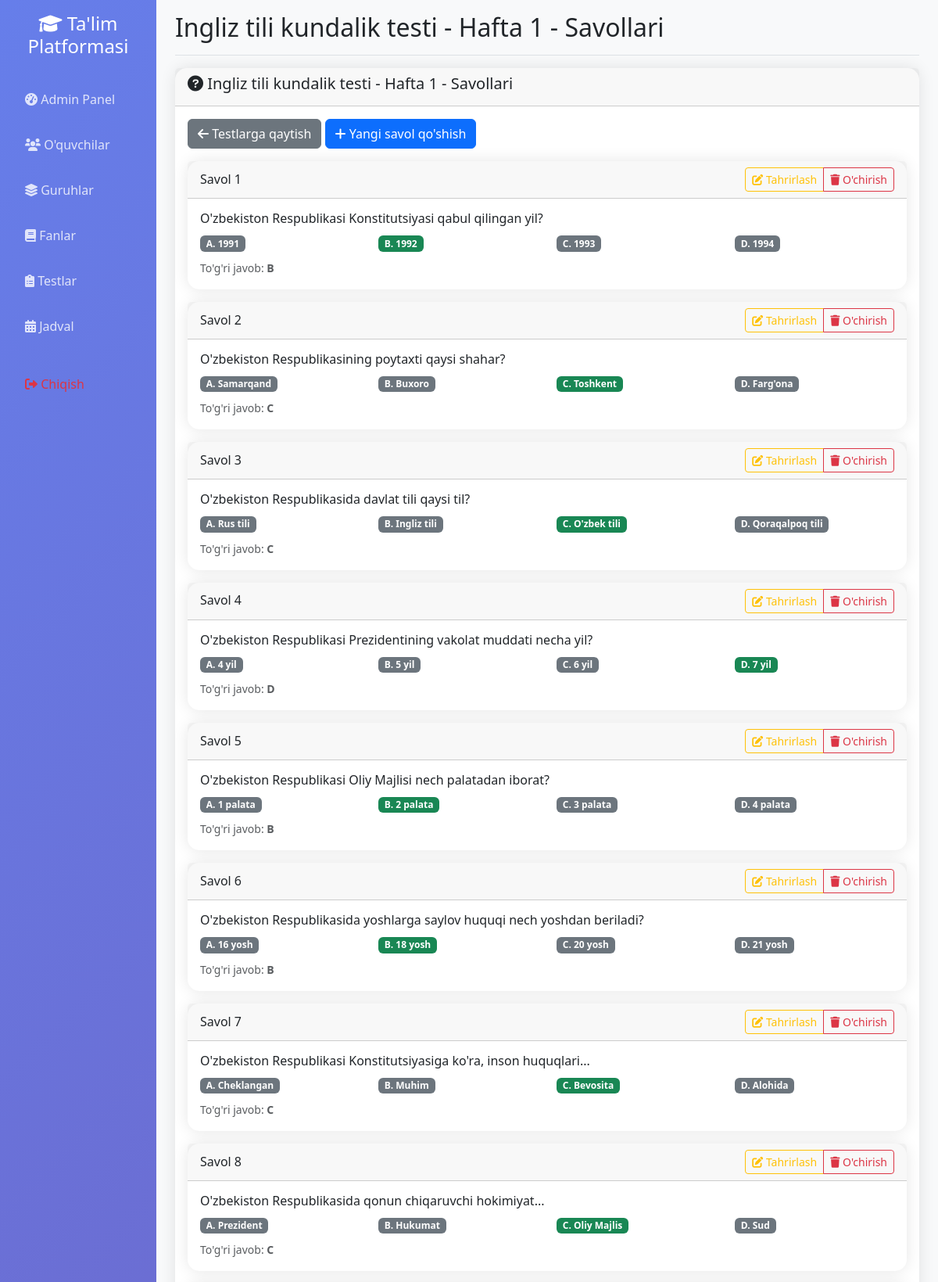
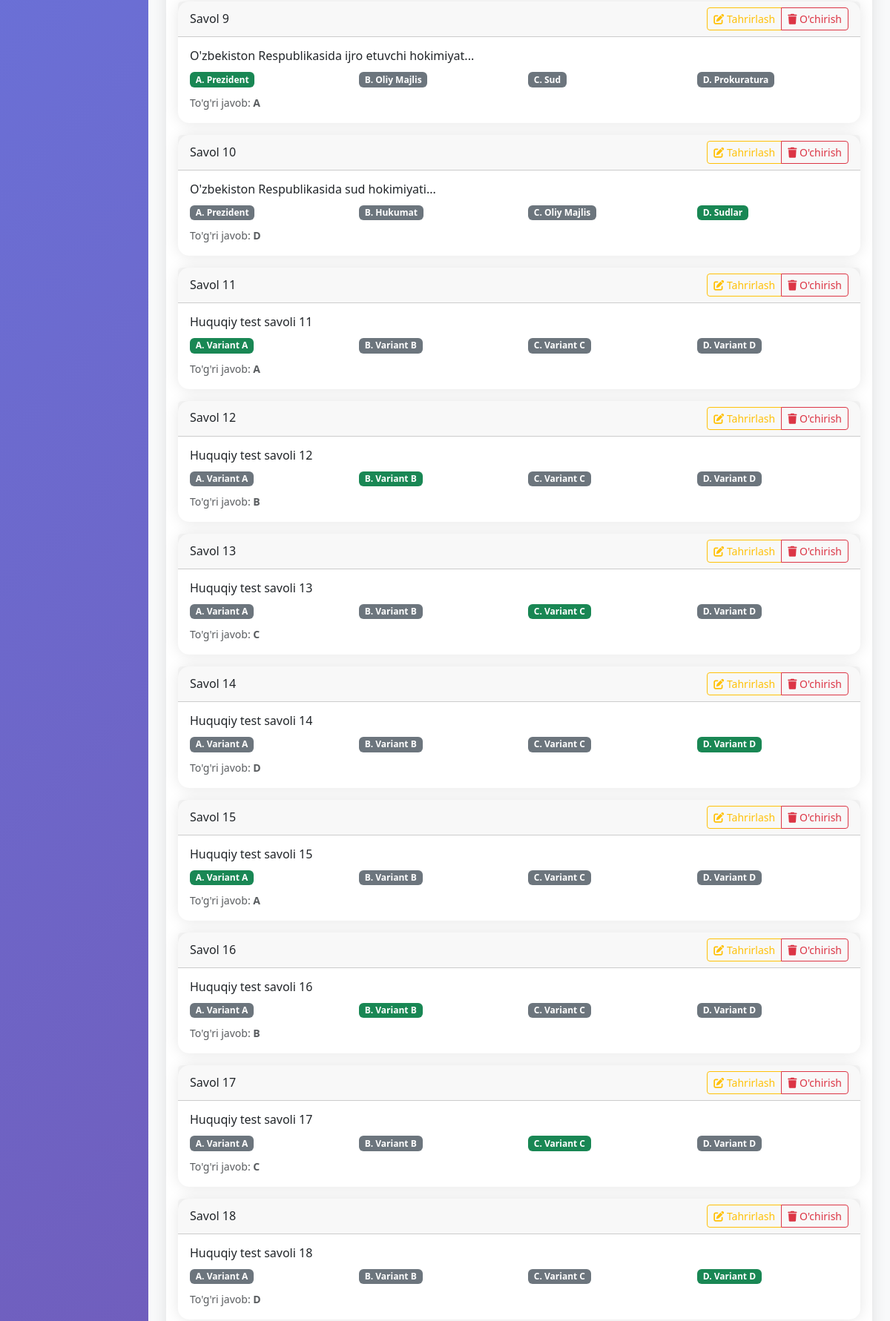
The page /admin/test_questions/2 (signed in, upper part) on the database its author committed (2 pictures, top to bottom).
### app.py (models this page shows)
class Test(db.Model):
    id = db.Column(db.Integer, primary_key=True)
    title = db.Column(db.String(200), nullable=False)
    subject_id = db.Column(db.Integer, db.ForeignKey('subject.id'), nullable=True)
    test_type = db.Column(db.String(20), nullable=False)  # 'daily', 'dtm', 'comprehensive'
    test_date = db.Column(db.Date, nullable=False)
    start_time = db.Column(db.Time, nullable=False)
    end_time = db.Column(db.Time, nullable=False)
    duration_minutes = db.Column(db.Integer, default=60)
    is_active = db.Column(db.Boolean, default=True)
    questions = db.relationship('Question', backref='test', lazy=True, cascade='all, delete-orphan')
    registrations = db.relationship('TestRegistration', backref='test', lazy=True)
    results = db.relationship('TestResult', backref='test', lazy=True)

class Question(db.Model):
    id = db.Column(db.Integer, primary_key=True)
    text = db.Column(db.Text, nullable=False)
    option_a = db.Column(db.String(500), nullable=False)
    option_b = db.Column(db.String(500), nullable=False)
    option_c = db.Column(db.String(500), nullable=False)
    option_d = db.Column(db.String(500), nullable=False)
    correct_answer = db.Column(db.String(1), nullable=False)
    test_id = db.Column(db.Integer, db.ForeignKey('test.id'), nullable=False)

### app.py (the view)
@app.route('/admin/test_questions/<int:test_id>')
def admin_test_questions(test_id):
    if not session.get('logged_in', False) or not session.get('is_admin', False):
        return redirect(url_for('login'))
    test = Test.query.get_or_404(test_id)
    questions = Question.query.filter_by(test_id=test_id).all()
    return render_template('admin_test_questions.html', test=test, questions=questions)

### app.py (called while the page is built, shortened)
@app.context_processor
def inject_user():
    class CurrentUser:
        def __init__(self):
            self.is_authenticated = session.get('logged_in', False)
            self.is_admin = session.get('is_admin', False)
            self.is_group_leader = session.get('is_group_leader', False)
            self.username = session.get('username', '')
            self.id = session.get('user_id', None)
    return dict(current_user=CurrentUser())

### templates/admin_test_questions.html (shortened to what this page needs)
{% extends "base.html" %}
{% block page_title %}{{ test.title }} - Savollari{% endblock %}
{% block content %}
<div class="row">
    <div class="col-12">
        <div class="card">
            <div class="card-header">
                <h5><i class="fas fa-question-circle"></i> {{ test.title }} - Savollari</h5>
            </div>
            <div class="card-body">
                <div class="mb-3">
                    <a href="{{ url_for('admin_tests') }}" class="btn btn-secondary">
                        <i class="fas fa-arrow-left"></i> Testlarga qaytish
                    </a>
                    <button class="btn btn-primary" data-bs-toggle="collapse" data-bs-target="#addQuestionForm">
                        <i class="fas fa-plus"></i> Yangi savol qo'shish
                    </button>
                </div>
                {% if questions %}
                <div class="row">
                    {% for question in questions %}
                    <div class="col-12 mb-3">
                        <div class="card">
                            <div class="card-header">
                                <div class="d-flex justify-content-between align-items-center">
                                    <h6 class="mb-0">Savol {{ loop.index }}</h6>
                                    <div class="btn-group btn-group-sm">
                                        <a href="{{ url_for('admin_edit_question', question_id=question.id) }}" class="btn btn-outline-warning">
                                            <i class="fas fa-edit"></i> Tahrirlash
                                        </a>
                                        <a href="{{ url_for('admin_delete_question', question_id=question.id) }}" class="btn btn-outline-danger" onclick="return confirm('Rostdan ham ushbu savolni o\'chirmoqchimisiz?')">
                                            <i class="fas fa-trash"></i> O'chirish
                                        </a>
                                    </div>
                                </div>
                            </div>
                            <div class="card-body">
                                <h6>{{ question.text }}</h6>
                                <div class="row">
                                    <div class="col-md-3">
                                        <span class="badge {% if question.correct_answer == 'A' %}bg-success{% else %}bg-secondary{% endif %}">A. {{ question.option_a }}</span>
                                    </div>
                                    <div class="col-md-3">
                                        <span class="badge {% if question.correct_answer == 'B' %}bg-success{% else %}bg-secondary{% endif %}">B. {{ question.option_b }}</span>
                                    </div>
                                    <div class="col-md-3">
                                        <span class="badge {% if question.correct_answer == 'C' %}bg-success{% else %}bg-secondary{% endif %}">C. {{ question.option_c }}</span>
                                    </div>
                                    <div class="col-md-3">
                                        <span class="badge {% if question.correct_answer == 'D' %}bg-success{% else %}bg-secondary{% endif %}">D. {{ question.option_d }}</span>
                                    </div>
                                </div>
                                <div class="mt-2">
                                    <small class="text-muted">To'g'ri javob: <strong>{{ question.correct_answer }}</strong></small>
                                </div>
                            </div>
                        </div>
                    </div>
                    {% endfor %}
                </div>
                {% else %}
                <div class="text-center py-5">
                    <i class="fas fa-question-circle fa-4x text-muted mb-3"></i>
                    <h4 class="text-muted">Savollar mavjud emas</h4>
                    <p class="text-muted">Yangi savol qo'shing</p>
                </div>
                {% endif %}
            </div>
        </div>
    </div>
</div>
{% endblock %}

### templates/base.html (style rules this page uses)
.card { border: none; border-radius: 15px; box-shadow: 0 0 20px rgba(0,0,0,0.1); transition: transform 0.3s; }

### rows shown on the page
Test: title "Ingliz tili kundalik testi - Hafta 1"
Question: text "O'zbekiston Respublikasi Konstitutsiyasi qabul qilingan yil?", option_a "1991", option_b "1992", option_c "1993", option_d "1994", correct_answer "B"
Question: text "O'zbekiston Respublikasining poytaxti qaysi shahar?", option_a "Samarqand", option_b "Buxoro", option_c "Toshkent", option_d "Farg'ona", correct_answer "C"
Question: text "O'zbekiston Respublikasida davlat tili qaysi til?", option_a "Rus tili", option_b "Ingliz tili", option_c "O'zbek tili", option_d "Qoraqalpoq tili", correct_answer "C"
Question: text "O'zbekiston Respublikasi Prezidentining vakolat muddati necha yil?", option_a "4 yil", option_b "5 yil", option_c "6 yil", option_d "7 yil", correct_answer "D"
Question: text "O'zbekiston Respublikasi Oliy Majlisi nech palatadan iborat?", option_a "1 palata", option_b "2 palata", option_c "3 palata", option_d "4 palata", correct_answer "B"
Question: text "O'zbekiston Respublikasida yoshlarga saylov huquqi nech yoshdan beriladi?", option_a "16 yosh", option_b "18 yosh", option_c "20 yosh", option_d "21 yosh", correct_answer "B"
Question: text "O'zbekiston Respublikasi Konstitutsiyasiga ko'ra, inson huquqlari...", option_a "Cheklangan", option_b "Muhim", option_c "Bevosita", option_d "Alohida", correct_answer "C"
Question: text "O'zbekiston Respublikasida qonun chiqaruvchi hokimiyat...", option_a "Prezident", option_b "Hukumat", option_c "Oliy Majlis", option_d "Sud", correct_answer "C"
Question: text "O'zbekiston Respublikasida ijro etuvchi hokimiyat...", option_a "Prezident", option_b "Oliy Majlis", option_c "Sud", option_d "Prokuratura", correct_answer "A"
Question: text "O'zbekiston Respublikasida sud hokimiyati...", option_a "Prezident", option_b "Hukumat", option_c "Oliy Majlis", option_d "Sudlar", correct_answer "D"
Question: text "Huquqiy test savoli 11", option_a "Variant A", option_b "Variant B", option_c "Variant C", option_d "Variant D", correct_answer "A"
Question: text "Huquqiy test savoli 12", option_a "Variant A", option_b "Variant B", option_c "Variant C", option_d "Variant D", correct_answer "B"
Question: text "Huquqiy test savoli 13", option_a "Variant A", option_b "Variant B", option_c "Variant C", option_d "Variant D", correct_answer "C"
Question: text "Huquqiy test savoli 14", option_a "Variant A", option_b "Variant B", option_c "Variant C", option_d "Variant D", correct_answer "D"
Question: text "Huquqiy test savoli 15", option_a "Variant A", option_b "Variant B", option_c "Variant C", option_d "Variant D", correct_answer "A"
Question: text "Huquqiy test savoli 16", option_a "Variant A", option_b "Variant B", option_c "Variant C", option_d "Variant D", correct_answer "B"
Question: text "Huquqiy test savoli 17", option_a "Variant A", option_b "Variant B", option_c "Variant C", option_d "Variant D", correct_answer "C"
Question: text "Huquqiy test savoli 18", option_a "Variant A", option_b "Variant B", option_c "Variant C", option_d "Variant D", correct_answer "D"
